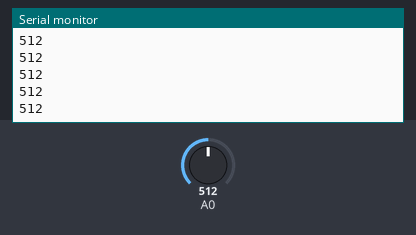
The sketch below on a simulated Arduino Uno, built with avr-gcc and run on an emulated ATmega328P. On the bench: the last lines printed to the serial monitor. The inputs (shaded band) are chosen by the test bench; at power-on: A0 = 512.

Above: at 1.2 s.
1.3 s: A0 set to 716
At 2.4 s:
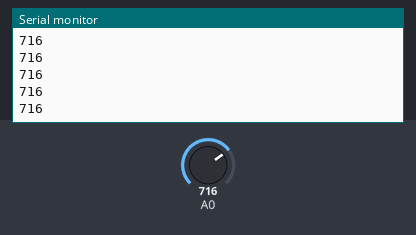
2.8 s: A0 set to 900
At 3.9 s:
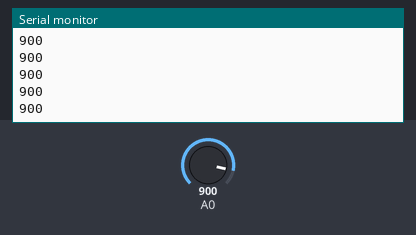
Timing chart, 0 to 5.8 s (numbered marks = the images above; inputs shaded):
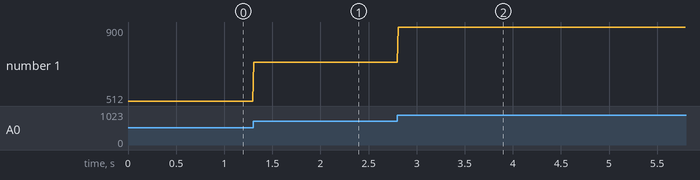

The sketch:

analog_read_1.ino
```cpp
void setup() {
  // 9600bits/sn hızında haberleşmeyi başlat
  // Arduino ile PC haberleşmesi için seri konsol açılır
  Serial.begin(9600);
}
void loop() {
  // 0. analog pini (A0) oku
  int okunan = analogRead(A0);
  // Okunan değeri seri konsola yaz
  Serial.println(okunan);
  delay(10);
}
```

Measured:
- after the input at 1.3 s, the serial monitor: prints a new line at once (image 1)
- after the input at 2.8 s, the serial monitor: prints a new line at once (image 2)
- plotted number 1: 512 → 716 after the input at 1.3 s, 716 → 900 after the input at 2.8 s
